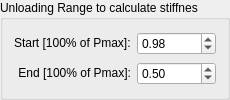
               <widget class="QGroupBox" name="groupBox_49">
                <property name="sizePolicy">
                 <sizepolicy hsizetype="Fixed" vsizetype="Maximum">
                  <horstretch>0</horstretch>
                  <verstretch>0</verstretch>
                 </sizepolicy>
                </property>
                <property name="minimumSize">
                 <size>
                  <width>230</width>
                  <height>0</height>
                 </size>
                </property>
                <property name="maximumSize">
                 <size>
                  <width>230</width>
                  <height>16777215</height>
                 </size>
                </property>
                <property name="title">
                 <string>Unloading Range to calculate stiffnes</string>
                </property>
                <layout class="QGridLayout" name="gridLayout_99">
                 <item row="0" column="0">
                  <widget class="QLabel" name="label_82">
                   <property name="sizePolicy">
                    <sizepolicy hsizetype="Maximum" vsizetype="Maximum">
                     <horstretch>0</horstretch>
                     <verstretch>0</verstretch>
                    </sizepolicy>
                   </property>
                   <property name="minimumSize">
                    <size>
                     <width>0</width>
                     <height>0</height>
                    </size>
                   </property>
                   <property name="text">
                    <string>Start [100% of Pmax]:</string>
                   </property>
                  </widget>
                 </item>
                 <item row="0" column="1">
                  <widget class="QDoubleSpinBox" name="doubleSpinBox_Start_Pmax_tabTipRadius">
                   <property name="sizePolicy">
                    <sizepolicy hsizetype="Minimum" vsizetype="Maximum">
                     <horstretch>0</horstretch>
                     <verstretch>0</verstretch>
                    </sizepolicy>
                   </property>
                   <property name="singleStep">
                    <double>0.010000000000000</double>
                   </property>
                   <property name="value">
                    <double>0.980000000000000</double>
                   </property>
                  </widget>
                 </item>
                 <item row="1" column="0">
                  <widget class="QLabel" name="label_76">
                   <property name="sizePolicy">
                    <sizepolicy hsizetype="Preferred" vsizetype="Maximum">
                     <horstretch>0</horstretch>
                     <verstretch>0</verstretch>
                    </sizepolicy>
                   </property>
                   <property name="text">
                    <string>End [100% of Pmax]:</string>
                   </property>
                   <property name="alignment">
                    <set>Qt::AlignRight|Qt::AlignTrailing|Qt::AlignVCenter</set>
                   </property>
                  </widget>
                 </item>
                 <item row="1" column="1">
                  <widget class="QDoubleSpinBox" name="doubleSpinBox_End_Pmax_tabTipRadius">
                   <property name="sizePolicy">
                    <sizepolicy hsizetype="Minimum" vsizetype="Maximum">
                     <horstretch>0</horstretch>
                     <verstretch>0</verstretch>
                    </sizepolicy>
                   </property>
                   <property name="singleStep">
                    <double>0.010000000000000</double>
                   </property>
                   <property name="value">
                    <double>0.500000000000000</double>
                   </property>
                  </widget>
                 </item>
                </layout>
               </widget>
